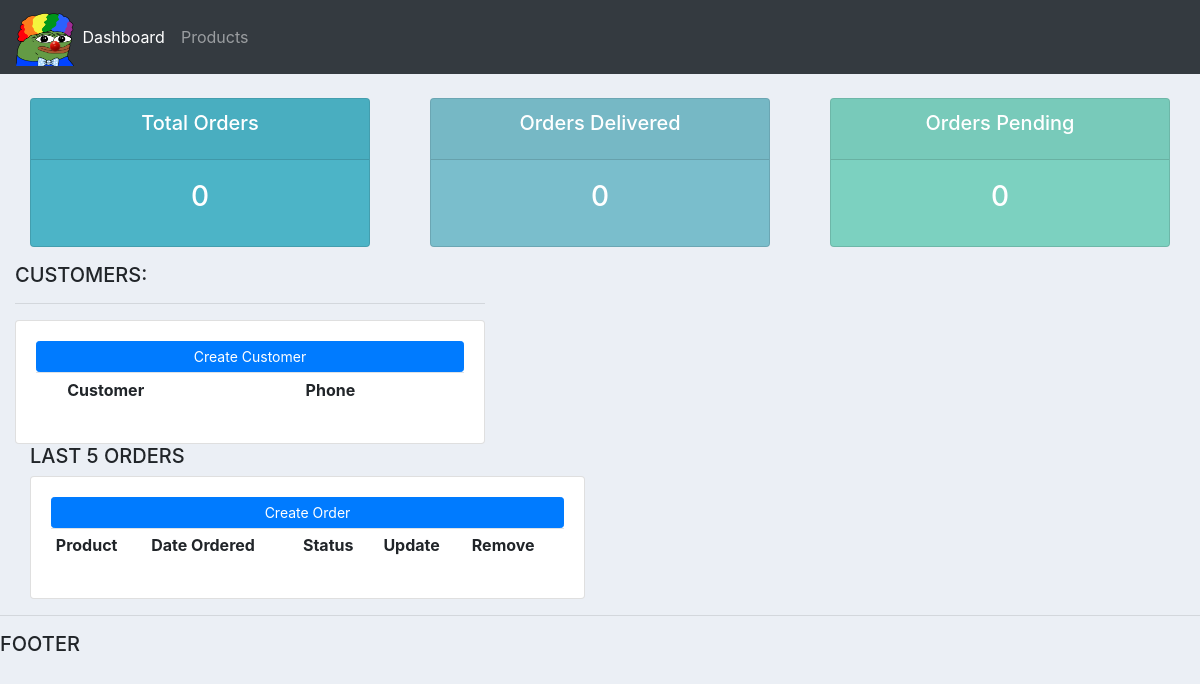
/, run on an earlier commit of the app's database.
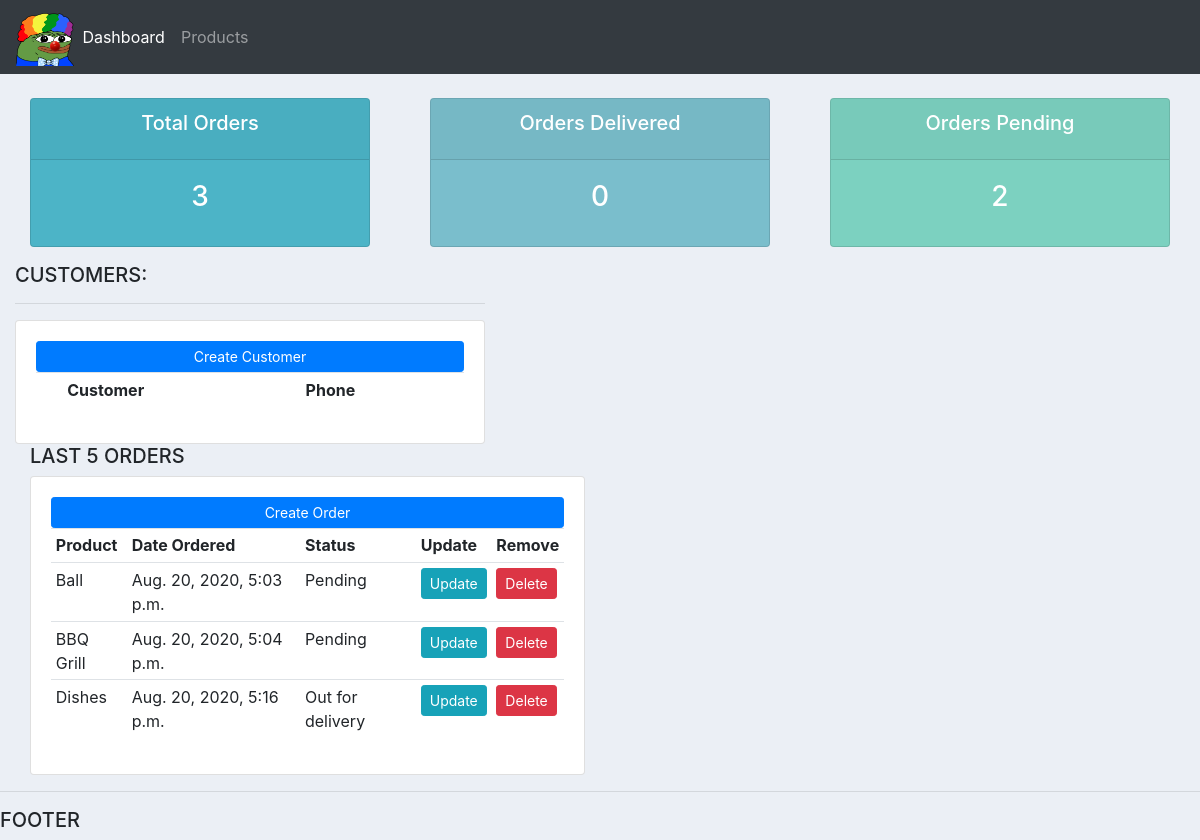
And on a later commit of the database.
### accounts/models.py (models this page shows, shortened)
class Order(models.Model):
    STATUS = (
        ('Pending','Pending'),
        ('Out for delivery','Out for delivery'),
        ('Delivered','Delivered'),
    )
    customer = models.ForeignKey(Customer, null = True, on_delete = models.SET_NULL)
    product = models.ForeignKey(Product, null = True, on_delete = models.SET_NULL)
    date_created = models.DateTimeField(auto_now_add = True, null = True)
    status = models.CharField(max_length = 200, null = True, choices = STATUS)

class Product(models.Model):
    CATEGORY = (
        ('Indoor','Indoor'),
        ('Outdoor','Outdoor'),
    )
    name = models.CharField(max_length = 200, null = True)
    price = models.FloatField(null = True)
    category = models.CharField(max_length = 200, null = True, choices = CATEGORY)
    description = models.CharField(max_length = 200, null = True, blank = True)
    date_created = models.DateTimeField(auto_now_add = True, null = True)
    tags = models.ManyToManyField(Tag)
    def __str__(self):
        return self.name

### accounts/views.py (the view)
# urls.py: path('', views.home, name = "home"),
def home(request):
    orders = Order.objects.all()
    customers = Customer.objects.all()
    total_orders = orders.count()
    total_customers = customers.count()
    delivered = orders.filter(status = 'Delivered').count()
    pending = orders.filter(status = 'Pending').count()
    context = {'orders':orders, 'customers':customers, 'total_orders':total_orders, 'total_customers':total_customers, 'delivered':delivered, 'pending':pending}
    return render(request, 'accounts/dashboard.html', context)

### accounts/templates/accounts/dashboard.html (shortened to what this page needs)
{% extends 'accounts/main.html' %}
{% block content %}
{% include 'accounts/status.html' %}
<div class="row">
    <div class="col-md-5">
        <h5>CUSTOMERS:</h5>
        <hr>
        <div class="card card-body">
            <a class="btn btn-primary btn-sm btn-block" href="">Create Customer</a>
            <table class="table table-sm">
                <tr>
                    <th></th>
                    <th>Customer</th>
                    <th>Phone</th>
                </tr>
            </table>
        </div>
    </div>
</div>
<div class="col-md-6">
    <h5>LAST 5 ORDERS</h5>
    <div class="card card-body">
        <a class="btn btn-primary btn-sm btn-block" href="{% url 'create_order' %}">Create Order</a>
        <table class="table table-sm">
            <tr>
                <th>Product</th>
                <th>Date Ordered</th>
                <th>Status</th>
                <th>Update</th>
                <th>Remove</th>
            </tr>
            {% for order in orders %}
            <tr>
                <td>{{ order.product }}</td>
                <td>{{ order.date_created}}</td>
                <td>{{ order.status }}</td>
                <td><a class="btn btn-sm btn-info" href="{% url 'update_order' order.id %}">Update</a></td>
                <td><a class="btn btn-sm btn-danger" href="{% url 'delete_order' order.id %}">Delete</a></td>
            </tr>
            {% endfor %}
        </table>
    </div>
</div>
{% endblock %}

### accounts/templates/accounts/main.html (shortened to what this page needs)
{% load static %}
<!DOCTYPE html>
<html lang="en">
<head>
    <link rel="stylesheet" href="https://maxcdn.bootstrapcdn.com/bootstrap/4.0.0/css/bootstrap.min.css"
>
    <link rel="stylesheet" href="{% static '/css/main.css' %}" type="text/css">
</head>
<body>
    {% include 'accounts/navbar.html' %}
    <div class="container-fluid">
        {% block content %}
        {% endblock %}
    </div>
    <hr>
    <h5>FOOTER</h5>
</body>
</html>

### accounts/templates/accounts/navbar.html (shortened to what this page needs)
{% load static %}
<nav class="navbar navbar-expand-lg navbar-dark bg-dark">
    <img class="logo" src="{% static 'images/logo.png' %}" alt="logo" >
    <div class="collapse navbar-collapse" id="navbarNav">
      <ul class="navbar-nav">
        <li class="nav-item active">
          <a class="nav-link" href="{% url 'home' %}">Dashboard</a>
        </li>
        <li class="nav-item">
          <a class="nav-link" href="{% url 'products' %}">Products</a>
        </li>
      </ul>
    </div>
  </nav>

### accounts/templates/accounts/status.html
<br>
<div class="row">
    <div class="col">
        <div class="col-md">
            <div class="card text-center text-white mb-3" id="total-orders">
                <div class="card-header">
                    <h5 class="card-title">Total Orders</h5>
                </div>
                <div class="card-body">
                    <h3 class="card-title">{{ total_orders }}</h3>
                </div>
            </div>
        </div>
    </div>
    <div class="col">
        <div class="col-md">
            <div class="card text-center text-white mb-3" id="orders-delivered">
                <div class="card-header">
                    <h5 class="card-title">Orders Delivered</h5>
                </div>
                <div class="card-body">
                    <h3 class="card-title">{{ delivered }}</h3>
                </div>
            </div>
        </div>
    </div>
    <div class="col">
        <div class="col-md">
            <div class="card text-center text-white mb-3" id="orders-pending">
                <div class="card-header">
                    <h5 class="card-title">Orders Pending</h5>
                </div>
                <div class="card-body">
                    <h3 class="card-title">{{ pending }}</h3>
                </div>
            </div>
        </div>
    </div>
</div>

### static/css/main.css (style rules this page uses)
body { background-color: #ebeff5; }
.logo { width: 5%; }
#total-orders { background-color: #4cb4c7; }
#orders-delivered { background-color: #7abecc; }
#orders-pending { background-color: #7cd1c0; }

What changed in the data, as far as the page shows it:
added Order: product "Ball", date_created "Aug. 20, 2020, 5:03 p.m.", status "Pending"
added Order: product "BBQ Grill", date_created "Aug. 20, 2020, 5:04 p.m.", status "Pending"
added Order: product "Dishes", date_created "Aug. 20, 2020, 5:16 p.m.", status "Out for delivery"
Also different on the page:
{{ total_orders }}: "0" → "3"
{{ pending }}: "0" → "2"
